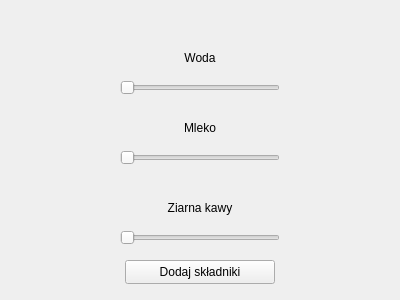
<?xml version="1.0" encoding="UTF-8"?>
<ui version="4.0">
 <class>AddIngredientsMenu</class>
 <widget class="QFrame" name="AddIngredientsMenu">
  <property name="geometry">
   <rect>
    <x>0</x>
    <y>0</y>
    <width>400</width>
    <height>300</height>
   </rect>
  </property>
  <property name="windowTitle">
   <string>Frame</string>
  </property>
  <widget class="QSlider" name="waterSlider">
   <property name="geometry">
    <rect>
     <x>120</x>
     <y>80</y>
     <width>160</width>
     <height>16</height>
    </rect>
   </property>
   <property name="orientation">
    <enum>Qt::Orientation::Horizontal</enum>
   </property>
  </widget>
  <widget class="QSlider" name="milkSlider">
   <property name="geometry">
    <rect>
     <x>120</x>
     <y>150</y>
     <width>160</width>
     <height>16</height>
    </rect>
   </property>
   <property name="orientation">
    <enum>Qt::Orientation::Horizontal</enum>
   </property>
  </widget>
  <widget class="QSlider" name="beanSlider">
   <property name="enabled">
    <bool>true</bool>
   </property>
   <property name="geometry">
    <rect>
     <x>120</x>
     <y>230</y>
     <width>160</width>
     <height>16</height>
    </rect>
   </property>
   <property name="orientation">
    <enum>Qt::Orientation::Horizontal</enum>
   </property>
  </widget>
  <widget class="QLabel" name="beansSlider">
   <property name="geometry">
    <rect>
     <x>150</x>
     <y>200</y>
     <width>100</width>
     <height>16</height>
    </rect>
   </property>
   <property name="text">
    <string>Ziarna kawy</string>
   </property>
   <property name="alignment">
    <set>Qt::AlignmentFlag::AlignCenter</set>
   </property>
  </widget>
  <widget class="QLabel" name="milk">
   <property name="geometry">
    <rect>
     <x>150</x>
     <y>120</y>
     <width>100</width>
     <height>16</height>
    </rect>
   </property>
   <property name="text">
    <string>Mleko</string>
   </property>
   <property name="alignment">
    <set>Qt::AlignmentFlag::AlignCenter</set>
   </property>
  </widget>
  <widget class="QLabel" name="water">
   <property name="geometry">
    <rect>
     <x>150</x>
     <y>50</y>
     <width>100</width>
     <height>16</height>
    </rect>
   </property>
   <property name="text">
    <string>Woda</string>
   </property>
   <property name="alignment">
    <set>Qt::AlignmentFlag::AlignCenter</set>
   </property>
  </widget>
  <widget class="QLabel" name="waterValueLabel">
   <property name="geometry">
    <rect>
     <x>300</x>
     <y>80</y>
     <width>49</width>
     <height>16</height>
    </rect>
   </property>
   <property name="text">
    <string/>
   </property>
  </widget>
  <widget class="QLabel" name="milkValueLabel">
   <property name="geometry">
    <rect>
     <x>300</x>
     <y>150</y>
     <width>49</width>
     <height>16</height>
    </rect>
   </property>
   <property name="text">
    <string/>
   </property>
  </widget>
  <widget class="QLabel" name="beansValueLabel">
   <property name="geometry">
    <rect>
     <x>300</x>
     <y>230</y>
     <width>49</width>
     <height>16</height>
    </rect>
   </property>
   <property name="text">
    <string/>
   </property>
  </widget>
  <widget class="QPushButton" name="addButton">
   <property name="geometry">
    <rect>
     <x>125</x>
     <y>260</y>
     <width>150</width>
     <height>24</height>
    </rect>
   </property>
   <property name="text">
    <string>Dodaj składniki</string>
   </property>
  </widget>
 </widget>
 <resources/>
 <connections/>
</ui>
